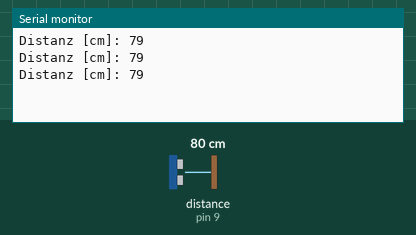
Recording of a sketch running on a simulated Arduino Uno, built with avr-gcc and run on an emulated ATmega328P. On the bench: the last lines printed to the serial monitor. Wiring (inferred from the names in the program): ultrasonic range finder: trigger pin 8; echo pin 9. The inputs (shaded band) are chosen by the test bench; at power-on: distance to the obstacle (sensor on pin 9) 80 cm. The echo pulse lasts 58.3 µs per cm.

Above: at 1.3 s.
1.4 s: distance to the obstacle (sensor on pin 9) set to 2 cm
At 1.9 s:
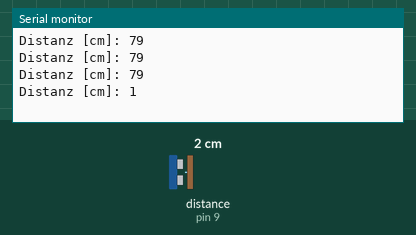
2.9 s: distance to the obstacle (sensor on pin 9) set to 4 cm
At 3.4 s:
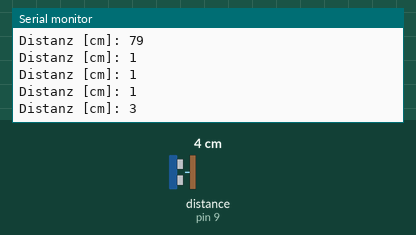
Timing chart, 0 to 5.9 s (numbered marks = the images above; inputs shaded):
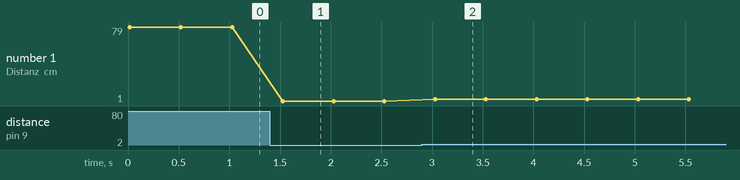

Measured:
- after the input at 1.4 s, the serial monitor: prints a new line after 0.13 s (image 1)
- after the input at 2.9 s, the serial monitor: prints a new line after 0.13 s (image 2)
- plotted number 1: 79 → 1 after the input at 1.4 s, 1 → 3 after the input at 2.9 s

The sketch:

HC_SR04_Proximity.ino
```cpp
/*
 * File: HC_SR04_Proximity.ino
 * http://wolles-elektronikkiste.de/hc-sr04-und-jsn-sr04t-2-0-abstandssensoren
 *
 */

int triggerPin = 8;
int echoPin = 9;

int cmDistance, tCorrectedCmDistance;
//int temperature = 0;
unsigned long duration;

void setup()
{
  pinMode(triggerPin, OUTPUT);
  pinMode(echoPin, INPUT);
  Serial.begin(115200);
  delay(10);
}

void loop()
{
  digitalWrite(triggerPin, HIGH);
  delayMicroseconds(20);
  digitalWrite(triggerPin, LOW);
  duration = pulseIn(echoPin, HIGH);

  // Schallgeschwindigkeit in Luft: 343m/S (bei 20°C)
  // 343,2 m/S --> 34,32cm / ms --> 0,03432cm / µs
  // durch 2 wg. Echo
  cmDistance = duration * 0.03432 / 2;
//  tCorrectedCmDistance = duration *(0.03315 + 0.00006 * temperature)/2;
  Serial.print("Distanz [cm]: ");
  Serial.println(cmDistance);
//  Serial.print("T-korrigierte Distanz [cm]: ");
//  Serial.println(tCorrectedCmDistance);
  delay(500);
}
```
